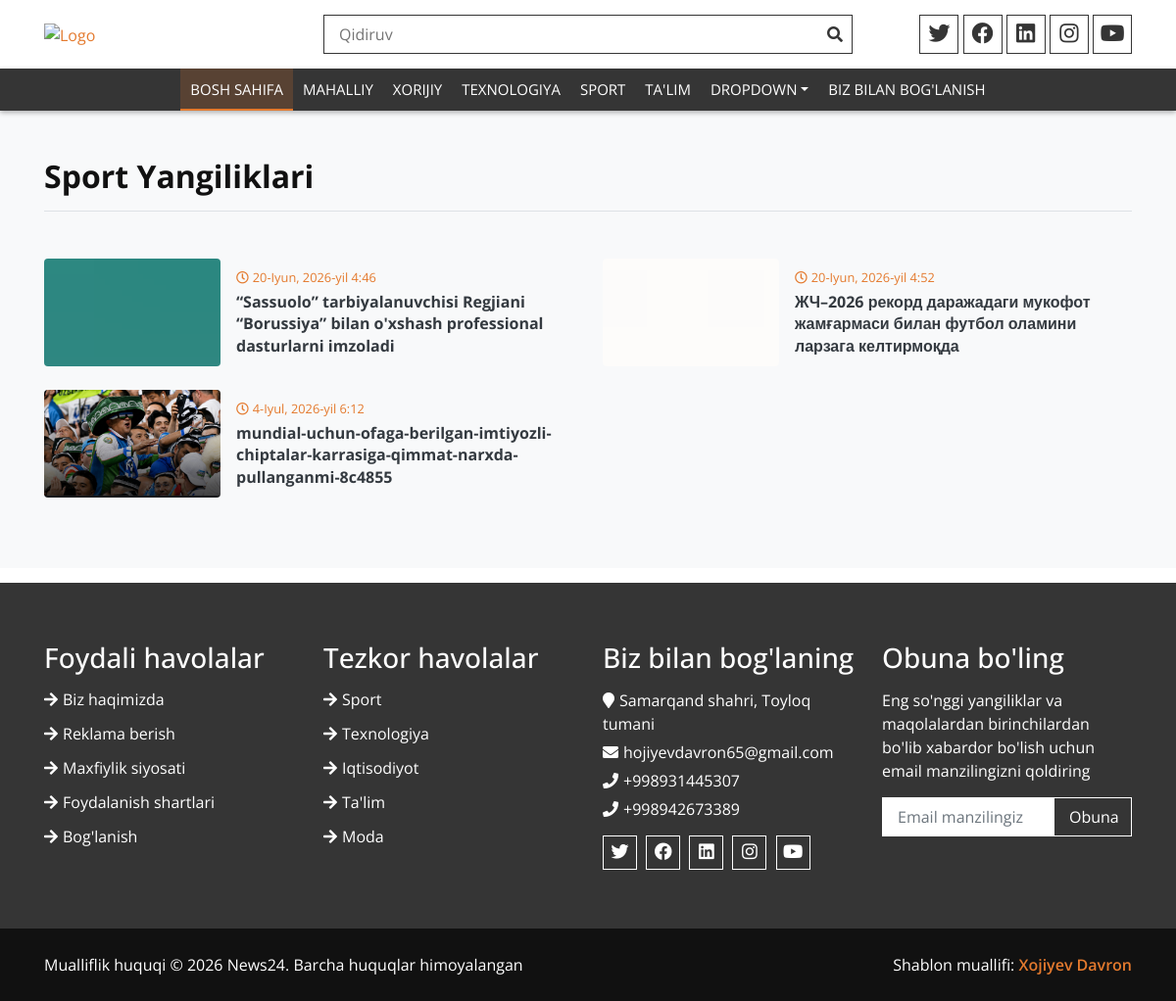
The app's page /sports/ with its own data.
### news/models.py (models this page shows, shortened)
class Article(models.Model):
    STATUS = (('draft','qoralama'), ('published','Nashr etilgan'))
    title= models.CharField(max_length=250)
    slug= models.SlugField(unique=True, blank=True)
    cover = models.ImageField(upload_to='articles/', blank=True, null=True)
    body = models.TextField()
    author = models.ForeignKey(settings.AUTH_USER_MODEL, on_delete=models.CASCADE, related_name='articles')
    category = models.ForeignKey(Category, on_delete=models.SET_NULL, null=True, related_name='articles' )
    tags = models.ManyToManyField(Tag, blank=True, related_name='articles')
    status = models.CharField(max_length=10, choices=STATUS, default='draft')
    views_count = models.PositiveIntegerField(default=0)
    created_at = models.DateTimeField(auto_now_add=True)
    updated_at = models.DateTimeField(auto_now=True)
    objects = models.Manager()
    published = PublishedManager()

### news/views.py (the view)
# urls.py: path('sports/', sport_view, name='sports'),
def sport_view(request):
    lastest_news = Article.published.filter(category__name='Sport')
    context = {
        'lastest_news': lastest_news,
    }
    return render(request, "sport.html", context)

### news/models.py (called while the page is built)
    def get_queryset(self):
        return super().get_queryset().filter(status='published')

### templates/sport.html (shortened to what this page needs)
<!DOCTYPE html>
{% load static %}
<html lang="uz">
    <head>
        <link href="https://stackpath.bootstrapcdn.com/bootstrap/4.4.1/css/bootstrap.min.css" rel="stylesheet">
        <link href="https://cdnjs.cloudflare.com/ajax/libs/font-awesome/5.10.0/css/all.min.css" rel="stylesheet">
        <link href="lib/slick/slick.css" rel="stylesheet">
        <link href="lib/slick/slick-theme.css" rel="stylesheet">
        <link href="{% static 'css/style.css' %}" rel="stylesheet">
    </head>
    <body>
        <div class="top-header">
            <div class="container">
                <div class="row align-items-center">
                    <div class="col-lg-3 col-md-4">
                        <div class="logo">
                            <a href="">
                                <img src="{% static 'img/logo.png' %}" alt="Logo">
                            </a>
                        </div>
                    </div>
                    <div class="col-lg-6 col-md-4">
                        <div class="search">
                            <input type="text" placeholder="Qidiruv">
                            <button><i class="fa fa-search"></i></button>
                        </div>
                    </div>
                    <div class="col-lg-3 col-md-4">
                        <div class="social">
                            <a href=""><i class="fab fa-twitter"></i></a>
                            <a href=""><i class="fab fa-facebook"></i></a>
                            <a href=""><i class="fab fa-linkedin"></i></a>
                            <a href=""><i class="fab fa-instagram"></i></a>
                            <a href=""><i class="fab fa-youtube"></i></a>
                        </div>
                    </div>
                </div>
            </div>
        </div>
        <div class="header">
            <div class="container">
                <nav class="navbar navbar-expand-md bg-dark navbar-dark">
                    <div class="collapse navbar-collapse justify-content-between" id="navbarCollapse">
                        <div class="navbar-nav m-auto">
                            <a href="{% url 'home' %}" class="nav-item nav-link active">Bosh sahifa</a>
                            <a href="{% url 'local_news' %}" class="nav-item nav-link">Mahalliy</a>
                            <a href="{% url 'global_news' %}" class="nav-item nav-link">Xorijiy</a>
                            <a href="{% url 'technology_news' %}" class="nav-item nav-link">Texnologiya</a>
                            <a href="{% url 'sports' %}" class="nav-item nav-link">Sport</a>
                            <a href="{% url 'edu' %}" class="nav-item nav-link">Ta'lim</a>
                            <div class="nav-item dropdown">
                                <a href="#" class="nav-link dropdown-toggle" data-toggle="dropdown">Dropdown</a>
                            </div>
                            <a href="{% url 'contact' %}" class="nav-item nav-link">Biz bilan Bog'lanish</a>
                        </div>
                    </div>
                </nav>
            </div>
        </div>
       <main class="py-5 bg-light">
    <div class="container">
        <h1 class="mb-5 border-bottom pb-3 font-weight-bold" style="color: #111; font-size: 2rem;">Sport Yangiliklari</h1>
        <div class="row">
            {% for i in lastest_news %}
            <div class="col-lg-6 mb-4">
                <div class="card border-0 bg-transparent">
                    <div class="row no-gutters align-items-center">
                        <div class="col-sm-4">
                            <a href="{% url 'single' i.slug %}">
                                <img src="{{ i.cover.url }}" class="img-fluid rounded w-100" alt="{{ i.title }}" style="height: 110px; object-fit: cover;">
                            </a>
                        </div>
                        <div class="col-sm-8 pl-sm-3 pt-2 pt-sm-0">
                            <div class="text-muted small mb-1">
                                <a href="{% url 'single' i.slug %}" >
                                    <i class="far fa-clock mr-1"></i>{{ i.created_at }}
                                </a>
                            </div>
                            <h5 class="font-weight-bold h6 mb-0" style="line-height: 1.4;">
                                <a href="{% url 'single' i.slug %}" class="text-dark text-decoration-none">{{ i.title }}</a>
                            </h5>
                        </div>
                    </div>
                </div>
            </div>
            {% endfor %}
        </div>
    </div>
</main>
        <div class="footer">
            <div class="container-fluid">
                <div class="row">
                    <div class="col-lg-3 col-md-6">
                        <div class="footer-widget">
                            <h3 class="title">Foydali havolalar</h3>
                            <ul>
                                <li><a href="#">Biz haqimizda</a></li>
                                <li><a href="#">Reklama berish</a></li>
                                <li><a href="#">Maxfiylik siyosati</a></li>
                                <li><a href="#">Foydalanish shartlari</a></li>
                                <li><a href="#">Bog'lanish</a></li>
                            </ul>
                        </div>
                    </div>
                    <div class="col-lg-3 col-md-6">
                        <div class="footer-widget">
                            <h3 class="title">Tezkor havolalar</h3>
                            <ul>
                                <li><a href="#">Sport</a></li>
                                <li><a href="#">Texnologiya</a></li>
                                <li><a href="#">Iqtisodiyot</a></li>
                                <li><a href="#">Ta'lim</a></li>
                                <li><a href="#">Moda</a></li>
                            </ul>
                        </div>
                    </div>
                    <div class="col-lg-3 col-md-6">
                        <div class="footer-widget">
                            <h3 class="title">Biz bilan bog'laning</h3>
                            <div class="contact-info">
                                <p><i class="fa fa-map-marker"></i>Samarqand shahri, Toyloq tumani</p>
                                <p><i class="fa fa-envelope"></i>hojiyevdavron65@gmail.com</p>
                                <p><i class="fa fa-phone"></i>+998931445307</p>
                                <p><i class="fa fa-phone"></i>+998942673389</p>
                                <div class="social">
                                    <a href=""><i class="fab fa-twitter"></i></a>
                                    <a href=""><i class="fab fa-facebook"></i></a>
                                    <a href=""><i class="fab fa-linkedin"></i></a>
                                    <a href=""><i class="fab fa-instagram"></i></a>
                                    <a href=""><i class="fab fa-youtube"></i></a>
                                </div>
                            </div>
                        </div>
                    </div>
                    <div class="col-lg-3 col-md-6">
                        <div class="footer-widget">
                            <h3 class="title">Obuna bo'ling</h3>
                            <div class="newsletter">
                                <p>
                                    Eng so'nggi yangiliklar va maqolalardan birinchilardan bo'lib xabardor bo'lish uchun email manzilingizni qoldiring
                                </p>
                                <form method="POST" action="#">
                                    <input class="form-control" type="email" placeholder="Email manzilingiz" name="email" required>
                                    <button class="btn">Obuna</button>
                                </form>
                            </div>
                        </div>
                    </div>
                </div>
            </div>
        </div>
        <div class="footer-bottom">
            <div class="container">
                <div class="row">
                    <div class="col-md-6 copyright">
                        <p>Mualliflik huquqi &copy; 2026 News24. Barcha huquqlar himoyalangan</p>
                    </div>
                    <div class="col-md-6 template-by">
                        <p>Shablon muallifi: <a href="Xojiyev Davron">Xojiyev Davron</a></p>
                    </div>
                </div>
            </div>
        </div>
    </body>
</html>

### static/css/style.css (style rules this page uses)
body { color: #353535; font-family: 'Open Sans', sans-serif; font-weight: 400; background: #ffffff; }
a { color: #E47A2E; transition: 0.5s; }
p { color: #353535; padding: 0; margin: 0 0 15px 0; }
h1, h2, h3, h4, h5, h6 { color: #353535; margin: 0 0 15px 0; padding: 0; }
.form-control, .custom-select { width: 100%; height: 35px; padding: 0 15px; color: #666666; border: 1px solid #353535; border-radius: 0; margin-bottom: 15px }
button.btn { color: #353535; background: #ffffff; border: 1px solid #353535; border-radius: 0; }
.top-header { padding: 15px 0; background: #ffffff; }
.top-header .logo { text-align: left; overflow: hidden; }
.top-header .logo a img { max-width: 100%; max-height: 60px; }
.top-header .search { width: 100%; }
.top-header .search input[type=text] { width: 100%; height: 40px; padding: 0 15px; color: #666666; border: 1px solid #353535; }
.top-header .search button { position: absolute; width: 40px; height: 38px; top: 1px; right: 16px; padding: 0 15px; border: none; background: none; color: #353535; }
.top-header .social { position: relative; width: 100%; height: 40px; overflow: hidden; text-align: right; }
.top-header .social a { display: inline-block; width: 40px; height: 40px; padding: 1px 0; text-align: center; font-size: 22px; border: 1px solid #353535; }
.top-header .social a i { color: #353535; }
@media (min-width: 768px) { .top-header { max-height: 90px; } }
.header { position: relative; box-shadow: 0 2px 5px rgba(0, 0, 0, .3); }
.header .navbar { height: 100%; padding: 0; }
.navbar-dark .navbar-nav .nav-link, .navbar-dark .navbar-nav .nav-link:focus, .navbar-dark .navbar-nav .nav-link:hover, .navbar-dark .navbar-nav .nav-link.active { padding: 10px 10px 8px 10px; color: #ffffff; }
.navbar-dark .navbar-nav .nav-link:hover, .navbar-dark .navbar-nav .nav-link.active { background: rgba(228, 122, 46, .2); border-bottom: 2px solid #E47A2E; transition: none; }
@media (min-width: 768px) { .header, .header .navbar { background: #353535 !important; } }
@media (min-width: 768px) { .header a.nav-link { padding: 8px 15px; font-size: 15px; text-transform: uppercase; } }
.footer { position: relative; padding: 60px 0 0 0; margin-top: 15px; background: #353535; }
@media (min-width: 992px) { .footer .container-fluid { max-width: 95%; } }
.footer .footer-widget { position: relative; width: 100%; margin-bottom: 60px; }
.footer .footer-widget .title { color: #ffffff; white-space: nowrap; }
.footer .footer-widget p { color: #ffffff; }
.footer .footer-widget ul { margin: 0; padding: 0; list-style: none; }
.footer .footer-widget ul li { margin-bottom: 12px; }
.footer .footer-widget ul li:last-child { margin-bottom: 0; }
.footer .footer-widget ul li a { color: #ffffff; white-space: nowrap; display: block; line-height: 23px; }
.footer .footer-widget ul li a::before { content: '\f061'; font-family: 'Font Awesome 5 Free'; font-weight: 900; padding-right: 5px; }
.footer .contact-info p { margin-bottom: 5px; color: #ffffff; font-size: 16px; }
.footer .contact-info p i { color: #ffffff; margin-right: 5px; }
.footer .social { position: relative; width: 100%; }
.footer .social a { display: inline-block; margin: 10px 5px 0 0; width: 35px; height: 35px; padding: 2px 0; text-align: center; font-size: 18px; background: #353535; border: 1px solid #ffffff; }
.footer .social a i { color: #ffffff; }
.footer .newsletter { position: relative; width: 100%; }
.footer .newsletter form { position: relative; width: 100%; }
.footer .newsletter input { width: 100%; height: 40px; padding: 0 15px; border: 1px solid #ffffff; }
.footer .newsletter .btn { position: absolute; width: 80px; height: 40px; top: 0; right: 0; padding: 0 15px; border: none; background: #353535; color: #ffffff; border: 1px solid #ffffff; }
.footer-bottom { position: relative; padding: 25px 0; background: #111111; }
.footer-bottom .copyright { text-align: left; }
.footer-bottom .template-by { text-align: right; }
.footer-bottom .copyright p, .footer-bottom .template-by p { color: #ffffff; font-weight: 400; margin: 0; }
.footer-bottom .copyright p a, .footer-bottom .template-by p a { font-weight: 600; }

### records on screen
Article: cover (picture), created_at "20-Iyun, 2026-yil 4:46", title "“Sassuolo” tarbiyalanuvchisi Regjiani “Borussiya” bilan o'xshash professional dasturlarni imzoladi"
Article: cover (picture), created_at "20-Iyun, 2026-yil 4:52", title "ЖЧ–2026 рекорд даражадаги мукофот жамғармаси билан футбол оламини ларзага келтирмоқда"
Article: cover (picture), created_at "4-Iyul, 2026-yil 6:12", title "mundial-uchun-ofaga-berilgan-imtiyozli-chiptalar-karrasiga-qimmat-narxda-pullanganmi-8c4855"
